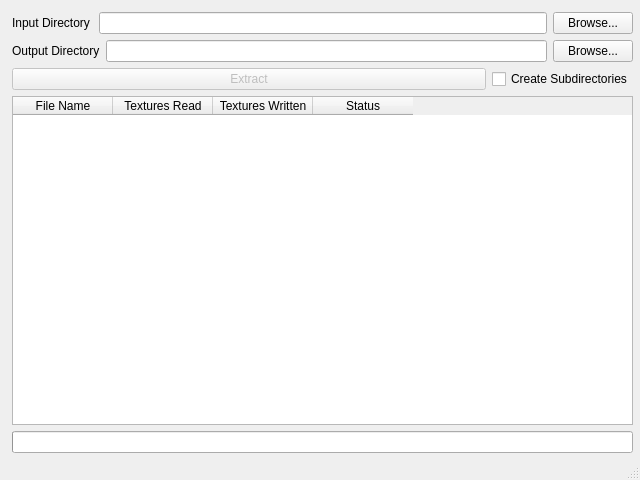
<?xml version="1.0" encoding="UTF-8"?>
<ui version="4.0">
 <class>MainWindow</class>
 <widget class="QMainWindow" name="MainWindow">
  <property name="geometry">
   <rect>
    <x>0</x>
    <y>0</y>
    <width>640</width>
    <height>480</height>
   </rect>
  </property>
  <property name="windowTitle">
   <string>PSX Texture Extractor v0.3</string>
  </property>
  <widget class="QWidget" name="centralwidget">
   <widget class="QWidget" name="layoutWidget">
    <property name="geometry">
     <rect>
      <x>12</x>
      <y>12</y>
      <width>621</width>
      <height>441</height>
     </rect>
    </property>
    <layout class="QVBoxLayout" name="verticalLayout">
     <item>
      <layout class="QHBoxLayout" name="horizontalLayout">
       <item>
        <widget class="QLabel" name="inputLabel">
         <property name="minimumSize">
          <size>
           <width>81</width>
           <height>0</height>
          </size>
         </property>
         <property name="text">
          <string>Input Directory</string>
         </property>
         <property name="buddy">
          <cstring>inputPath</cstring>
         </property>
        </widget>
       </item>
       <item>
        <widget class="QLineEdit" name="inputPath">
         <property name="enabled">
          <bool>true</bool>
         </property>
         <property name="readOnly">
          <bool>true</bool>
         </property>
        </widget>
       </item>
       <item>
        <widget class="QPushButton" name="inputBrowse">
         <property name="text">
          <string>Browse...</string>
         </property>
        </widget>
       </item>
      </layout>
     </item>
     <item>
      <layout class="QHBoxLayout" name="horizontalLayout_2">
       <item>
        <widget class="QLabel" name="outputLabel">
         <property name="minimumSize">
          <size>
           <width>81</width>
           <height>0</height>
          </size>
         </property>
         <property name="text">
          <string>Output Directory</string>
         </property>
         <property name="buddy">
          <cstring>outputPath</cstring>
         </property>
        </widget>
       </item>
       <item>
        <widget class="QLineEdit" name="outputPath">
         <property name="readOnly">
          <bool>true</bool>
         </property>
        </widget>
       </item>
       <item>
        <widget class="QPushButton" name="outputBrowse">
         <property name="text">
          <string>Browse...</string>
         </property>
        </widget>
       </item>
      </layout>
     </item>
     <item>
      <layout class="QHBoxLayout" name="horizontalLayout_3">
       <item>
        <widget class="QPushButton" name="extractButton">
         <property name="enabled">
          <bool>false</bool>
         </property>
         <property name="text">
          <string>Extract</string>
         </property>
         <property name="checkable">
          <bool>false</bool>
         </property>
        </widget>
       </item>
       <item>
        <widget class="QCheckBox" name="toggleSubDirs">
         <property name="sizePolicy">
          <sizepolicy hsizetype="Maximum" vsizetype="Fixed">
           <horstretch>0</horstretch>
           <verstretch>0</verstretch>
          </sizepolicy>
         </property>
         <property name="toolTip">
          <string>When selected, a subdirectory will be created for each PSX file.</string>
         </property>
         <property name="toolTipDuration">
          <number>-1</number>
         </property>
         <property name="text">
          <string>Create Subdirectories</string>
         </property>
        </widget>
       </item>
      </layout>
     </item>
     <item>
      <widget class="QTableWidget" name="fileTable">
       <property name="alternatingRowColors">
        <bool>true</bool>
       </property>
       <property name="sortingEnabled">
        <bool>true</bool>
       </property>
       <property name="columnCount">
        <number>4</number>
       </property>
       <column>
        <property name="text">
         <string>File Name</string>
        </property>
       </column>
       <column>
        <property name="text">
         <string>Textures Read</string>
        </property>
       </column>
       <column>
        <property name="text">
         <string>Textures Written</string>
        </property>
       </column>
       <column>
        <property name="text">
         <string>Status</string>
        </property>
       </column>
      </widget>
     </item>
     <item>
      <widget class="QProgressBar" name="progressBar">
       <property name="value">
        <number>0</number>
       </property>
       <property name="textVisible">
        <bool>false</bool>
       </property>
      </widget>
     </item>
    </layout>
   </widget>
  </widget>
  <widget class="QStatusBar" name="statusbar"/>
 </widget>
 <tabstops>
  <tabstop>inputPath</tabstop>
  <tabstop>inputBrowse</tabstop>
  <tabstop>outputPath</tabstop>
  <tabstop>outputBrowse</tabstop>
  <tabstop>fileTable</tabstop>
 </tabstops>
 <resources/>
 <connections>
  <connection>
   <sender>inputBrowse</sender>
   <signal>clicked()</signal>
   <receiver>MainWindow</receiver>
   <slot>inputBrowseClicked()</slot>
   <hints>
    <hint type="sourcelabel">
     <x>410</x>
     <y>22</y>
    </hint>
    <hint type="destinationlabel">
     <x>269</x>
     <y>139</y>
    </hint>
   </hints>
  </connection>
  <connection>
   <sender>extractButton</sender>
   <signal>clicked()</signal>
   <receiver>MainWindow</receiver>
   <slot>extractClicked()</slot>
   <hints>
    <hint type="sourcelabel">
     <x>491</x>
     <y>22</y>
    </hint>
    <hint type="destinationlabel">
     <x>269</x>
     <y>139</y>
    </hint>
   </hints>
  </connection>
  <connection>
   <sender>outputBrowse</sender>
   <signal>clicked()</signal>
   <receiver>MainWindow</receiver>
   <slot>outputBrowseClicked()</slot>
   <hints>
    <hint type="sourcelabel">
     <x>532</x>
     <y>54</y>
    </hint>
    <hint type="destinationlabel">
     <x>288</x>
     <y>156</y>
    </hint>
   </hints>
  </connection>
  <connection>
   <sender>toggleSubDirs</sender>
   <signal>stateChanged(int)</signal>
   <receiver>MainWindow</receiver>
   <slot>createSubDirsClicked()</slot>
   <hints>
    <hint type="sourcelabel">
     <x>567</x>
     <y>87</y>
    </hint>
    <hint type="destinationlabel">
     <x>319</x>
     <y>239</y>
    </hint>
   </hints>
  </connection>
 </connections>
 <slots>
  <slot>inputBrowseClicked()</slot>
  <slot>extractClicked()</slot>
  <slot>outputBrowseClicked()</slot>
  <slot>createSubDirsClicked()</slot>
 </slots>
</ui>
